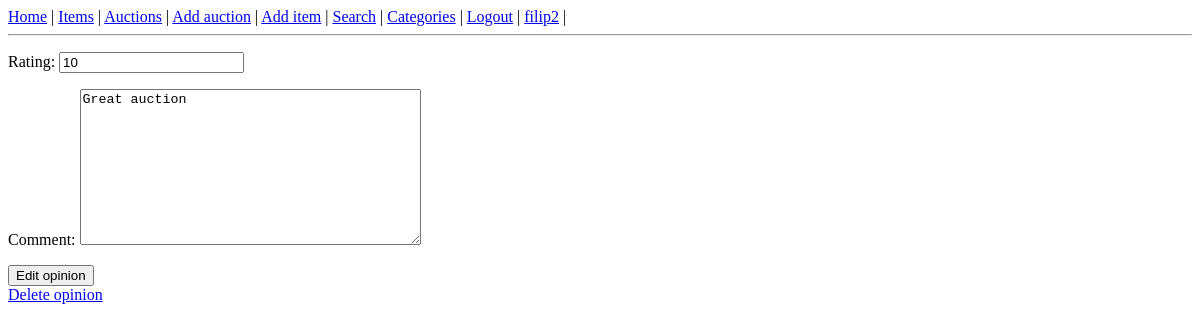
The app's page /edit-opinion/8 (signed in), older data.
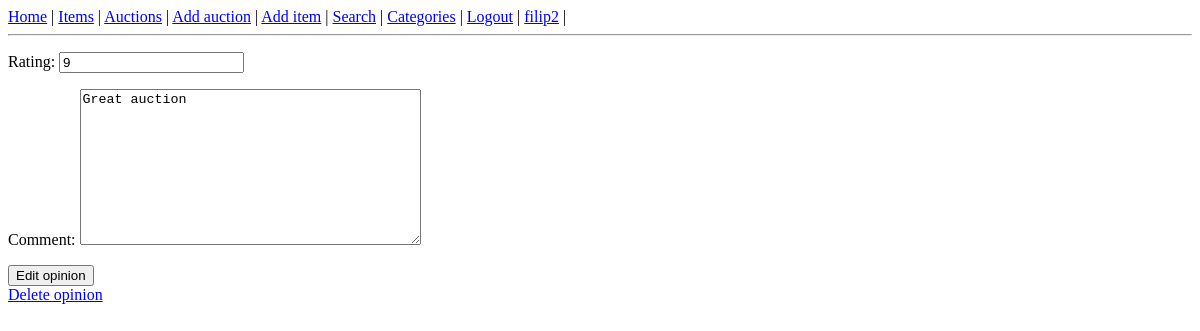
The same page, newer data.
### auctions/models.py (models this page shows)
class Opinion(models.Model):
    auction = models.ForeignKey(Auction, on_delete=models.CASCADE)
    reviewer = models.ForeignKey(User, on_delete=models.CASCADE)
    rating = models.PositiveIntegerField(validators=[MinValueValidator(1), MaxValueValidator(10)])
    comment = models.TextField()
    date_created = models.DateTimeField(auto_now_add=True)
    date_edited = models.DateTimeField(auto_now=True, null=True)

### auctions/views.py (the view, shortened to what this page needs)
# urls.py: path('edit-opinion/<int:pk>', auctions.EditOpinion.as_view()),
class EditOpinion(LoginRequiredMixin, View):
    template_name = 'auctions/opinion_edit.html'
    login_url = '/login'
    def get(self, request, *args, **kwargs):
        opinion_id = kwargs['pk']   # Get opinion id from the URL
        opinion = Opinion.objects.get(pk=opinion_id)
        form = EditOpinionForm(instance=opinion)
        user = request.user
        context = {
            'form': form,
            'opinion': opinion
        }
        if opinion.reviewer.id != user.id:
            raise PermissionDenied
        else:
            return render(request, self.template_name, context)

### auctions/forms.py
class EditOpinionForm(forms.ModelForm):
    class Meta:
        model = Opinion
        fields = ['rating', 'comment']

### auctions/templates/auctions/opinion_edit.html (shortened to what this page needs)
{% extends 'auctions/base_template.html' %}
{% block content %}
<form action="" method="POST">
    {{ form.as_p }}
    <input type="submit" value="Edit opinion">
</form>
<a href="/delete-opinion/{{ opinion.id }}">Delete opinion</a>
{% endblock %}

Row changes from the older to the newer data that the page shows:
changed Opinion "Great auction": rating "10" → "9"
